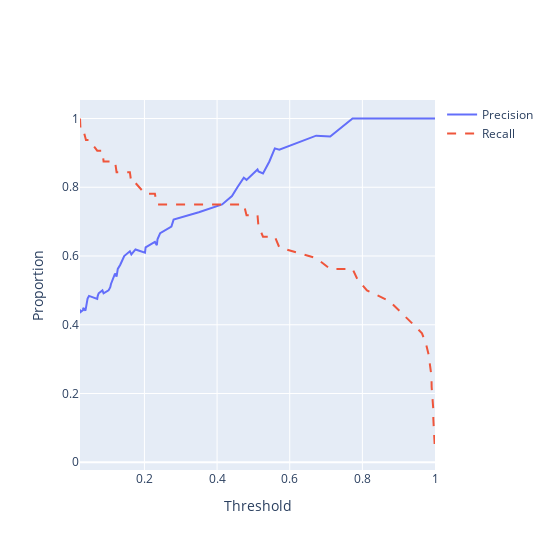

The cell this chart's notebook holds for it:
### Code cell
%matplotlib inline

fig = go.Figure()
              
fig.add_trace(go.Scatter(x=tpr_df["threshold"], y=tpr_df["precision"], name="Precision"))

fig.add_trace(go.Scatter(x=tpr_df["threshold"], y=tpr_df["recall"], name="Recall",
                         line=dict(dash='dash')))

fig.update_layout(width=550, height=550, 
                  xaxis_title="Threshold", yaxis_title="Proportion")
fig
